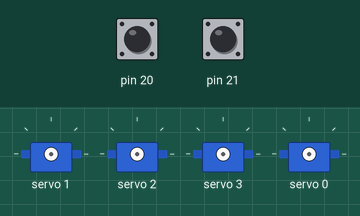
Simulated run of this program. Board: Arduino Mega 2560, built with avr-gcc and run on an emulated ATmega2560. On the bench: 4 × servo. The inputs (shaded band) are chosen by the test bench; at power-on: pin 20 HIGH, pin 21 HIGH.

Above: at 1.2 s.
1.3 s: pin 20 pulled LOW for 0.15 s
At 4.2 s:
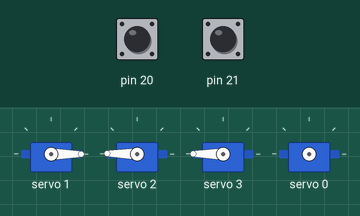
4.4 s: pin 21 pulled LOW for 0.15 s
At 11.8 s:
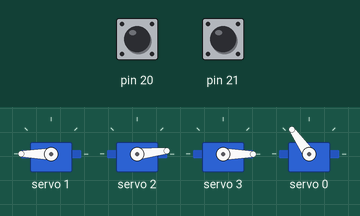
At 14.5 s:
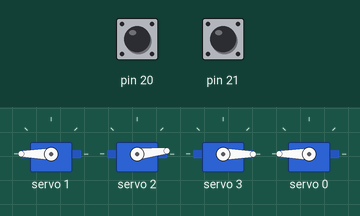
Timing chart, 0 to 19.5 s (numbered marks = the images above; inputs shaded):
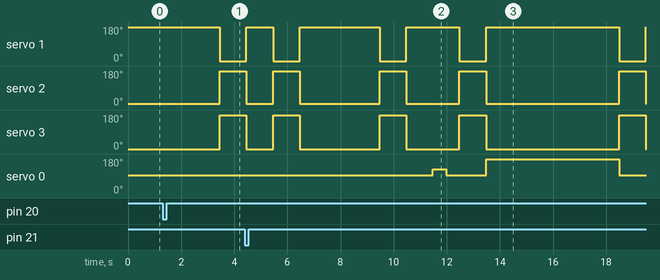

Measured:
- after the input at 1.3 s, servo 1: 180° → 0° after 2.2 s; servo 2: 6° → 179° after 2.2 s; servo 3: 0° → 180° after 2.2 s
- after the input at 4.4 s, servo 0: 93° → 125° after 7.1 s, → 93° 0.50 s later, → 180° 1.5 s later, → 93° 5.0 s later

The program:

main.cpp
```cpp
#include <Arduino.h>
#include <EEPROM.h>
#include "PCA9685.h"

#define SENSOR_DUMPING_STATION 2
#define SENSOR_FOLDING_STATION 3

#define STEP_ENA_PIN 5
#define STEP_DIR_PIN 6
#define STEP_PUL_PIN 7

#define CHANNEL_DUMPING_STATION 0
#define CHANNEL_LEFT_FOLDING_STATION 1
#define CHANNEL_CENTER_FOLDING_STATION 2
#define CHANNEL_RIGHT_FOLDING_STATION 3

#define STATIONS 6

volatile int check_Sensor2 = 0, check_Sensor3 = 0;
volatile int times_Counter = 0;

const int FOLD_STATION[3] = {CHANNEL_LEFT_FOLDING_STATION,
                             CHANNEL_CENTER_FOLDING_STATION,
                             CHANNEL_RIGHT_FOLDING_STATION};

PCA9685 pwmController(Wire, PCA9685_PhaseBalancer_Weaved);
PCA9685_ServoEvaluator pwmServo(102, 307, 512);

void setup()
{

  Init(); //initialize inputs and outputs

  cli(); //stop interrupts

  external_Interrupt_Init(); //initialize external interrupts
  timer1_Init();             //initialize timer1 for interrupt

  sei(); //allow interrupts
}

void Init()
{
  Serial.begin(115000);

  Wire.begin();
  Wire.setClock(400000);

  //set input_pullup for sensor input
  pinMode(SENSOR_DUMPING_STATION, INPUT_PULLUP);
  pinMode(SENSOR_FOLDING_STATION, INPUT_PULLUP);

  //initialize for PCA9685 i2C
  pwmController.resetDevices();
  pwmController.init(B00000000);
  pwmController.setPWMFrequency(50); //50Hz ---> 20ms length phases

  //set pins as outputs
  pinMode(STEP_ENA_PIN, OUTPUT);
  pinMode(STEP_DIR_PIN, OUTPUT);
  pinMode(STEP_PUL_PIN, OUTPUT);
}

void timer1_Init()
{
  //set timer1 interrupt at 1Hz
  TCCR1A = 0; // set entire TCCR1A register to 0
  TCCR1B = 0; // same for TCCR1B
  TCNT1 = 0;  //initialize counter value to 0
  // set compare match register for 1/3 Hz increments
  OCR1A = 46874; // = (16*10^6) / (f*1024) - 1 (must be <65536)  --- 3s
  // turn on CTC mode 4
  TCCR1B |= (1 << WGM12);
  // Set CS12 and CS10 bits for 1024 prescaler
  TCCR1B |= (1 << CS12) | (1 << CS10);
  // enable timer compare interrupt
  TIMSK1 |= (1 << OCIE1A);
}

ISR(TIMER1_COMPA_vect)
{
  const float pulse_theory = (float)96000 / 11;
  const int pulse_stations_1_5 = 1455;
  static float pulse_station_6 = 1455;
  static float delta = 0;
  static int station = 1;
  int pulse_change;

  times_Counter += 1;
  if (times_Counter == 10)
  {
    switch (station)
    {
    case 1:
    case 2:
    case 3:
    case 4:
    case 5:
      pulse_supply(pulse_stations_1_5);
      station += 1;
      break;
    case 6:

      delta = delta + ((float)pulse_stations_1_5 * 5 + pulse_station_6 - pulse_theory);
      pulse_change = round(delta);
      delta = delta - pulse_change;
      pulse_station_6 = pulse_station_6 - pulse_change;

      pulse_supply(pulse_station_6);
      station = 1;
      break;
    default:
      break;
    }
    times_Counter = 0;
  }
}

void pulse_supply(int numpusles)
{
  for (int i = 0; i < numpusles; i++)
  {
    digitalWrite(STEP_ENA_PIN, HIGH);
    digitalWrite(STEP_DIR_PIN, HIGH);
    digitalWrite(STEP_PUL_PIN, HIGH);
    delayMicroseconds(500);
    digitalWrite(STEP_PUL_PIN, LOW);
    delayMicroseconds(500);
  }
}

void external_Interrupt_Init()
{
  attachInterrupt(SENSOR_DUMPING_STATION, DUMPING_Interrupt, RISING);
  attachInterrupt(SENSOR_FOLDING_STATION, FOLDING_Interrupt, RISING);
}

void DUMPING_Interrupt()
{
  check_Sensor2 = 2;
}

void FOLDING_Interrupt()
{
  check_Sensor3 = 3;
}

void control_RCservo(int check_Sensor2, int check_Sensor3)
{
  int checkSum = check_Sensor2 + check_Sensor3;

  switch (checkSum)
  {
  case 2:

    delay(2000);
    pwmController.setChannelPWM(CHANNEL_DUMPING_STATION, pwmServo.pwmForAngle(0));
    delay(2000);
    pwmController.setChannelPWM(CHANNEL_DUMPING_STATION, pwmServo.pwmForAngle(30));
    delay(500);
    pwmController.setChannelPWM(CHANNEL_DUMPING_STATION, pwmServo.pwmForAngle(0));
    delay(2000);
    pwmController.setChannelPWM(CHANNEL_DUMPING_STATION, pwmServo.pwmForAngle(130));
    delay(2000);
    pwmController.setChannelPWM(CHANNEL_DUMPING_STATION, pwmServo.pwmForAngle(180));
    delay(2000);

    check_Sensor2 = 0;

    break;
  case 3:
    delay(1000);
    FOLDING_STATION_CONTROL(FOLD_STATION, 90, -80, -90);
    delay(1000);
    FOLDING_STATION_CONTROL(FOLD_STATION, -90, 80, 90);
    delay(1000);
    FOLDING_STATION_CONTROL(FOLD_STATION, 90, -80, -90);
    delay(1000);
    FOLDING_STATION_CONTROL(FOLD_STATION, -90, 80, 90);
    delay(1000);
    FOLDING_STATION_CONTROL(FOLD_STATION, 90, -80, -90);
    delay(1000);

    check_Sensor3 = 0;

    break;

  case 5:
    delay(1000);
    FOLDING_STATION_CONTROL(FOLD_STATION, 90, -80, -90);
    delay(1000);
    pwmController.setChannelPWM(CHANNEL_DUMPING_STATION, pwmServo.pwmForAngle(0));
    FOLDING_STATION_CONTROL(FOLD_STATION, -90, 80, 90);
    delay(1000);
    FOLDING_STATION_CONTROL(FOLD_STATION, 90, -80, -90);
    delay(1000);
    pwmController.setChannelPWM(CHANNEL_DUMPING_STATION, pwmServo.pwmForAngle(30));
    delay(500);
    pwmController.setChannelPWM(CHANNEL_DUMPING_STATION, pwmServo.pwmForAngle(0));
    delay(500);
    FOLDING_STATION_CONTROL(FOLD_STATION, -90, 80, 90);
    delay(1000);
    pwmController.setChannelPWM(CHANNEL_DUMPING_STATION, pwmServo.pwmForAngle(130));
    FOLDING_STATION_CONTROL(FOLD_STATION, 90, -80, -90);
    delay(1000);
    pwmController.setChannelPWM(CHANNEL_DUMPING_STATION, pwmServo.pwmForAngle(180));
    delay(2000);

    check_Sensor2 = 0;
    check_Sensor3 = 0;

    break;

  default:
    break;
  }
}

void FOLDING_STATION_CONTROL(const int channel[], int angles_left, int angles_center, int angles_right)
{
  pwmController.setChannelPWM(channel[0], pwmServo.pwmForAngle(angles_left));
  pwmController.setChannelPWM(channel[1], pwmServo.pwmForAngle(angles_center));
  pwmController.setChannelPWM(channel[2], pwmServo.pwmForAngle(angles_right));
}

void loop()
{
  //do other things here
  control_RCservo(check_Sensor2, check_Sensor3);
}
```
